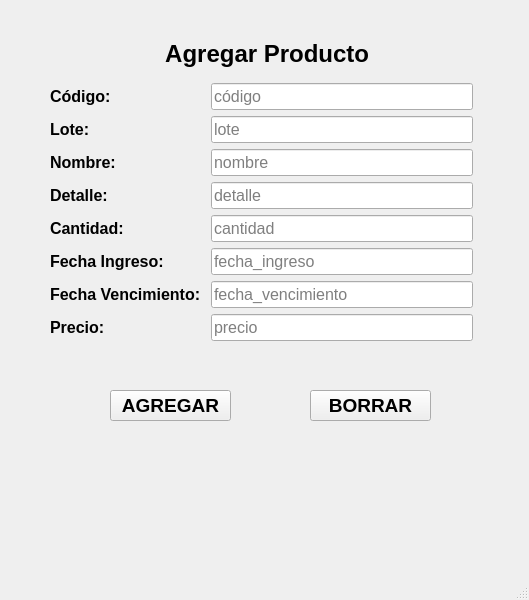
<?xml version="1.0" encoding="UTF-8"?>
<ui version="4.0">
 <class>MainWindow</class>
 <widget class="QMainWindow" name="MainWindow">
  <property name="geometry">
   <rect>
    <x>0</x>
    <y>0</y>
    <width>529</width>
    <height>600</height>
   </rect>
  </property>
  <property name="windowTitle">
   <string>MainWindow</string>
  </property>
  <widget class="QWidget" name="centralwidget">
   <widget class="QWidget" name="layoutWidget">
    <property name="geometry">
     <rect>
      <x>50</x>
      <y>30</y>
      <width>441</width>
      <height>311</height>
     </rect>
    </property>
    <layout class="QGridLayout" name="gridLayout">
     <item row="7" column="1">
      <widget class="QLineEdit" name="input_fecha_ingreso">
       <property name="font">
        <font>
         <pointsize>12</pointsize>
         <weight>50</weight>
         <bold>false</bold>
        </font>
       </property>
       <property name="placeholderText">
        <string>fecha_ingreso</string>
       </property>
      </widget>
     </item>
     <item row="7" column="0">
      <widget class="QLabel" name="lbl_fecha_ingreso">
       <property name="font">
        <font>
         <pointsize>12</pointsize>
         <weight>75</weight>
         <bold>true</bold>
        </font>
       </property>
       <property name="text">
        <string>Fecha Ingreso:</string>
       </property>
      </widget>
     </item>
     <item row="3" column="0">
      <widget class="QLabel" name="lbl_nombre">
       <property name="font">
        <font>
         <pointsize>12</pointsize>
         <weight>75</weight>
         <bold>true</bold>
        </font>
       </property>
       <property name="text">
        <string>Nombre: </string>
       </property>
      </widget>
     </item>
     <item row="2" column="0">
      <widget class="QLabel" name="lbl_lote">
       <property name="font">
        <font>
         <pointsize>12</pointsize>
         <weight>75</weight>
         <bold>true</bold>
        </font>
       </property>
       <property name="text">
        <string>Lote:</string>
       </property>
      </widget>
     </item>
     <item row="9" column="0">
      <widget class="QLabel" name="lbl_precio">
       <property name="font">
        <font>
         <pointsize>12</pointsize>
         <weight>75</weight>
         <bold>true</bold>
        </font>
       </property>
       <property name="text">
        <string>Precio: </string>
       </property>
      </widget>
     </item>
     <item row="8" column="1">
      <widget class="QLineEdit" name="input_fecha_vencimiento">
       <property name="font">
        <font>
         <pointsize>12</pointsize>
         <weight>50</weight>
         <bold>false</bold>
        </font>
       </property>
       <property name="placeholderText">
        <string>fecha_vencimiento</string>
       </property>
      </widget>
     </item>
     <item row="5" column="1">
      <widget class="QLineEdit" name="input_detalle">
       <property name="font">
        <font>
         <pointsize>12</pointsize>
        </font>
       </property>
       <property name="placeholderText">
        <string>detalle</string>
       </property>
      </widget>
     </item>
     <item row="8" column="0">
      <widget class="QLabel" name="lbl_fecha_vencimiento">
       <property name="font">
        <font>
         <pointsize>12</pointsize>
         <weight>75</weight>
         <bold>true</bold>
        </font>
       </property>
       <property name="text">
        <string>Fecha Vencimiento: </string>
       </property>
      </widget>
     </item>
     <item row="6" column="0">
      <widget class="QLabel" name="lbl_cantidad">
       <property name="font">
        <font>
         <pointsize>12</pointsize>
         <weight>75</weight>
         <bold>true</bold>
        </font>
       </property>
       <property name="text">
        <string>Cantidad: </string>
       </property>
      </widget>
     </item>
     <item row="1" column="0">
      <widget class="QLabel" name="lbl_codigo">
       <property name="font">
        <font>
         <pointsize>12</pointsize>
         <weight>75</weight>
         <bold>true</bold>
        </font>
       </property>
       <property name="text">
        <string>Código: </string>
       </property>
      </widget>
     </item>
     <item row="5" column="0">
      <widget class="QLabel" name="lbl_detalle">
       <property name="font">
        <font>
         <pointsize>12</pointsize>
         <weight>75</weight>
         <bold>true</bold>
        </font>
       </property>
       <property name="text">
        <string>Detalle: </string>
       </property>
      </widget>
     </item>
     <item row="6" column="1">
      <widget class="QLineEdit" name="input_cantidad">
       <property name="font">
        <font>
         <pointsize>12</pointsize>
         <weight>50</weight>
         <bold>false</bold>
        </font>
       </property>
       <property name="placeholderText">
        <string>cantidad</string>
       </property>
      </widget>
     </item>
     <item row="9" column="1">
      <widget class="QLineEdit" name="input_precio">
       <property name="font">
        <font>
         <pointsize>12</pointsize>
         <weight>50</weight>
         <bold>false</bold>
        </font>
       </property>
       <property name="placeholderText">
        <string>precio</string>
       </property>
      </widget>
     </item>
     <item row="2" column="1">
      <widget class="QLineEdit" name="input_lote">
       <property name="font">
        <font>
         <pointsize>12</pointsize>
         <weight>50</weight>
         <bold>false</bold>
        </font>
       </property>
       <property name="placeholderText">
        <string>lote</string>
       </property>
      </widget>
     </item>
     <item row="1" column="1">
      <widget class="QLineEdit" name="input_cod">
       <property name="font">
        <font>
         <pointsize>12</pointsize>
        </font>
       </property>
       <property name="placeholderText">
        <string>código</string>
       </property>
      </widget>
     </item>
     <item row="3" column="1">
      <widget class="QLineEdit" name="input_nombre">
       <property name="font">
        <font>
         <pointsize>12</pointsize>
        </font>
       </property>
       <property name="placeholderText">
        <string>nombre</string>
       </property>
      </widget>
     </item>
     <item row="0" column="0" colspan="5">
      <widget class="QLabel" name="lbl_Agregar_Producto">
       <property name="font">
        <font>
         <pointsize>18</pointsize>
         <weight>75</weight>
         <bold>true</bold>
        </font>
       </property>
       <property name="text">
        <string>Agregar Producto </string>
       </property>
       <property name="alignment">
        <set>Qt::AlignCenter</set>
       </property>
      </widget>
     </item>
    </layout>
   </widget>
   <widget class="QPushButton" name="btn_agregar">
    <property name="geometry">
     <rect>
      <x>110</x>
      <y>390</y>
      <width>121</width>
      <height>31</height>
     </rect>
    </property>
    <property name="font">
     <font>
      <pointsize>14</pointsize>
      <weight>75</weight>
      <bold>true</bold>
     </font>
    </property>
    <property name="text">
     <string>AGREGAR</string>
    </property>
   </widget>
   <widget class="QPushButton" name="btn_borrar">
    <property name="geometry">
     <rect>
      <x>310</x>
      <y>390</y>
      <width>121</width>
      <height>31</height>
     </rect>
    </property>
    <property name="font">
     <font>
      <pointsize>14</pointsize>
      <weight>75</weight>
      <bold>true</bold>
     </font>
    </property>
    <property name="text">
     <string>BORRAR</string>
    </property>
   </widget>
  </widget>
  <widget class="QMenuBar" name="menubar">
   <property name="geometry">
    <rect>
     <x>0</x>
     <y>0</y>
     <width>529</width>
     <height>21</height>
    </rect>
   </property>
  </widget>
  <widget class="QStatusBar" name="statusbar"/>
 </widget>
 <resources/>
 <connections/>
</ui>
